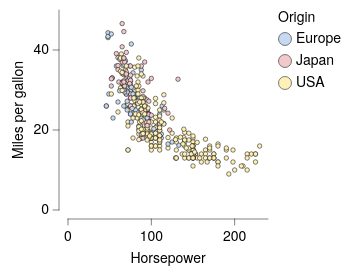

The specification (Vega-Lite) saved for this image:
### Vega-Lite specification from a JSON file in a GitHub repository (floating-point values rounded to 4 significant figures; data arrays with more than 128 entries replaced by an {"elided": "..."} marker saying what was removed)
{"background": null, "config": {"arc": {"fill": "#DBDBDB", "fillOpacity": 1.0, "innerRadius": 25.0, "padAngle": 0.03, "stroke": "black", "strokeOpacity": 1, "strokeWidth": 0.25}, "area": {"fill": "#DBDBDB", "fillOpacity": 1.0, "stroke": "black", "strokeOpacity": 1, "strokeWidth": 0.25}, "axis": {"domain": true, "domainCap": "round", "domainColor": "black", "domainWidth": 0.25, "grid": false, "gridCap": "round", "gridColor": "#F1F1F1", "gridDash": [0, 0], "gridOpacity": 1.0, "gridWidth": 0.25, "labelColor": "black", "labelFont": "Helvetica Neue", "labelFontSize": 7, "labelFontStyle": "normal", "labelFontWeight": 400, "offset": 4.5, "ticks": true, "tickCap": "round", "tickColor": "black", "tickRound": false, "tickSize": 3, "tickWidth": 0.25, "titleColor": "black", "titleFont": "Helvetica Neue", "titleFontSize": 7, "titleFontStyle": "normal", "titleFontWeight": 400}, "axisX": {"domain": true, "labelAlign": "center", "labelAngle": 0, "labels": true, "ticks": true, "translate": 0}, "axisY": {"domain": true, "labelAlign": "right", "labelAngle": 0, "labels": true, "ticks": true, "translate": 0}, "axisRight": {"domain": true, "labelAlign": "left", "labelAngle": 0, "labels": true, "ticks": true, "translate": 0}, "axisTop": {"domain": true, "labelAlign": "center", "labelAngle": 0, "labels": true, "ticks": true, "translate": 0}, "axisBand": {"tickOffset": 0}, "bar": {"fill": "#DBDBDB", "fillOpacity": 1.0, "stroke": "black", "strokeOpacity": 1, "strokeWidth": 0.25}, "boxplot": {"size": 9.0, "ticks": {"cornerRadius": 0.25, "fill": "black", "size": 4.5, "thickness": 0.25}, "box": {"fillOpacity": 1.0, "stroke": "black", "strokeOpacity": 1, "strokeWidth": 0.25}, "median": {"fill": "black", "fillOpacity": 1.0, "size": 9.0, "thickness": 0.25}, "rule": {"fill": "black", "fillOpacity": 1.0, "size": 10.0, "stroke": "black", "strokeDash": [0, 0], "strokeOpacity": 1, "strokeWidth": 0.25}, "outliers": {"color": "black", "fill": "black", "fillOpacity": 1.0, "size": 0, "stroke": "black", "strokeOpacity": 1, "strokeWidth": 0.25}}, "circle": {"fill": "black", "fillOpacity": 1.0, "size": 0.5, "stroke": null, "strokeOpacity": 1, "strokeWidth": 0.25}, "errorband": {"band": {"fillOpacity": 0.6, "stroke": null, "strokeWidth": 0.25, "strokeOpacity": 1}, "borders": {"opacity": 0, "strokeOpacity": 0.25, "strokeWidth": 1}}, "errorbar": {"opacity": 1, "rule": {"strokeDash": [0, 0], "strokeWidth": 0.25}, "ticks": {"color": "black", "cornerRadius": 0.125, "opacity": 1, "size": 6.0, "thickness": 0.25}, "thickness": 0.25}, "font": "Helvetica Neue", "geoshape": {"fill": "#DBDBDB", "fillOpacity": 1.0, "stroke": "black", "strokeOpacity": 1, "strokeWidth": 0.25}, "header": {"labelColor": "black", "labelFont": "Helvetica Neue", "labelFontSize": 7, "labelFontStyle": "normal", "labelFontWeight": 400, "titleColor": "black", "titleFont": "Helvetica Neue", "titleFontSize": 7, "titleFontStyle": "normal", "titleFontWeight": 400, "titlePadding": 0}, "legend": {"disable": false, "offset": 4.5, "titlePadding": 4, "labelOffset": 2, "gradientLabelOffset": 2, "gradientLength": 50.0, "gradientThickness": 5.0, "gradientOpacity": 1.0, "gradientStrokeColor": "black", "gradientStrokeWidth": 0.25, "labelColor": "black", "labelFont": "Helvetica Neue", "labelFontSize": 7, "labelFontStyle": "normal", "labelFontWeight": 400, "strokeColor": "black", "strokeWidth": 0, "symbolSize": 42, "symbolStrokeColor": "black", "symbolStrokeWidth": 0.25, "titleColor": "black", "titleFont": "Helvetica Neue", "titleFontSize": 7, "titleFontStyle": "normal", "titleFontWeight": 400}, "line": {"color": "black", "stroke": "black", "strokeCap": "round", "strokeDash": [0, 0], "strokeOpacity": 1, "strokeWidth": 0.375}, "point": {"filled": true, "fill": "#DBDBDB", "fillOpacity": 1.0, "size": 5.0, "stroke": "black", "strokeOpacity": 1, "strokeWidth": 0.25}, "range": {"category": ["#C6D9F1", "#F1C9CB", "#FEF0B9", "#CEE37A", "#7AA8E0", "#E589A3", "#FDDD5D", "#68B961", "#4177B1", "#C35082", "#E5C227", "#438156"], "diverging": {"scheme": ["#C35082", "#CE6D94", "#D989A7", "#E2A4BA", "#EABFCE", "#F1DBE2", "#F6F6F6", "#D7E0EB", "#B9CBE0", "#9BB6D5", "#7DA1C9", "#5F8CBD", "#4177B1"]}, "heatmap": {"scheme": ["#130010", "#27022E", "#370453", "#3D1E76", "#3A3B92", "#2E57AA", "#1374BA", "#1A90BE", "#20ABC1", "#27C6C1", "#48DEB3", "#91EE9F"]}, "ordinal": {"scheme": ["#F1F1F1", "#DBDBDB", "#C6C6C6", "#B2B2B2", "#9D9D9D", "#898989", "#767676", "#636363", "#515151", "#404040", "#2F2F2F", "#1F1F1F"]}, "ramp": {"scheme": ["#130010", "#27022E", "#370453", "#3D1E76", "#3A3B92", "#2E57AA", "#1374BA", "#1A90BE", "#20ABC1", "#27C6C1", "#48DEB3", "#91EE9F"]}}, "rule": {"color": "black", "stroke": "black", "strokeCap": "round", "strokeDash": [2, 2], "strokeOpacity": 1, "strokeWidth": 0.25}, "scale": {"bandPaddingInner": 0.1, "bandPaddingOuter": 0.1, "round": false}, "rect": {"fill": "#DBDBDB", "fillOpacity": 1.0, "stroke": "black", "strokeOpacity": 1, "strokeWidth": 0.25}, "square": {"fill": "#DBDBDB", "fillOpacity": 1.0, "size": 10.0, "stroke": "black", "strokeOpacity": 1, "strokeWidth": 0.25}, "text": {"color": "black", "font": "Helvetica Neue", "fontSize": 7, "fontStyle": "normal", "fontWeight": 400}, "title": {"anchor": "middle", "frame": "group", "color": "black", "font": "Helvetica Neue", "fontSize": 7, "fontStyle": "normal", "fontWeight": 400, "subtitleColor": "black", "subtitleFont": "Helvetica Neue", "subtitleFontSize": "Helvetica Neue", "subtitleFontStyle": "normal", "subtitleFontWeight": 400}, "view": {"continuousWidth": 100, "continuousHeight": 100, "discreteWidth": 100, "discreteHeight": 100, "fill": null, "stroke": null, "strokeWidth": 0.25}}, "data": {"name": "data-7285c4e2e195e5a75737a34913199f5f"}, "mark": {"type": "point"}, "encoding": {"color": {"field": "Origin", "type": "nominal"}, "x": {"field": "Horsepower", "type": "quantitative"}, "y": {"field": "Miles_per_Gallon", "title": "Miles per gallon", "type": "quantitative"}}, "$schema": "https://vega.github.io/schema/vega-lite/v6.4.1.json", "datasets": {"data-7285c4e2e195e5a75737a34913199f5f": {"elided": "392 records"}}}
